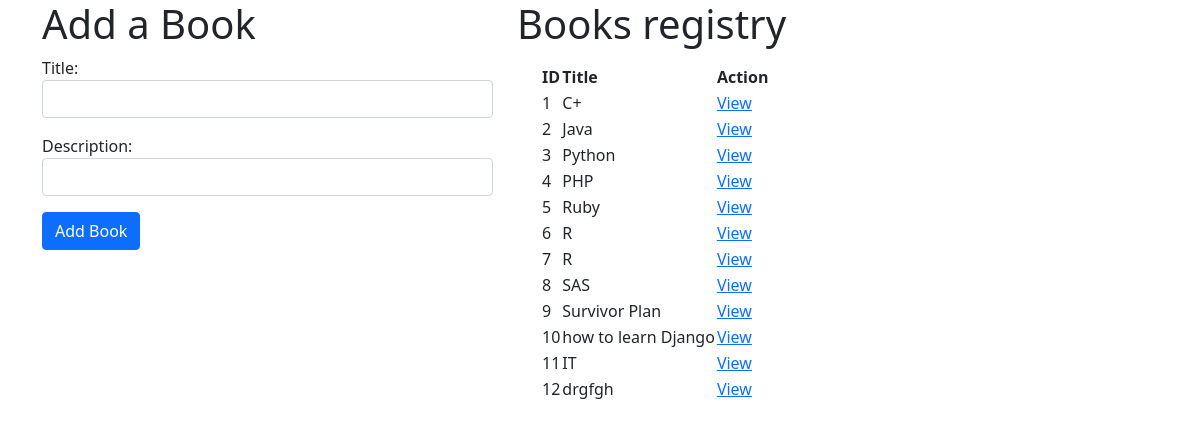
The page / on the database its author committed.
### books_author_app/models.py (models this page shows, shortened)
class Book(models.Model):
    title = models.CharField(max_length=255)
    desc = models.TextField()
    created_at = models.DateTimeField(auto_now_add=True)
    updated_at = models.DateTimeField(auto_now=True)

### books_author_app/views.py (the view)
# urls.py: path('', views.index),
def index(request):
    print("*"*40)
    print("Index render")
    context = {
        'books': Book.objects.all()
    }
    return render(request, 'index.html', context)

### books_author_app/templates/index.html (shortened to what this page needs)
<!DOCTYPE html>
<html lang="en">
<head>
    {% load static %}
    <link rel="stylesheet" href="{% static 'css/bootstrap.min.css' %}">
</head>
<body>
    <div class="container">
        <div class="row">
            <div class="col-5">
                <h1>Add a Book</h1>
                <form action="/add_book" method="POST">
                    <div class="mb-3">
                        <label for="title_id" class="form_label">Title:</label>
                        <input type="text" class="form-control" id="title_id" name="title">
                    </div>
                    <div class="mb-3">
                        <label for="descr_id" class="form_label">Description:</label>
                        <input type="text" class="form-control" id="descr_id" name="description">
                    </div>
                    <button type="submit" class="btn btn-primary">Add Book</button>
                </form>
            </div>
            <div class="col-7">
                <h1> Books registry </h1>
                <div class="container mt-3">
                    <table>
                        <tr>
                            <th>ID</th>
                            <th>Title</th>
                            <th>Action</th>
                        </tr>
                        {% for book in books %}
                        <tr>
                            <td>{{book.id}}</td>
                            <td>{{book.title}}</td>
                            <td><a href="/book_info/{{book.id}}">View</a></td>
                        </tr>
                        {% endfor %}
                    </table>
                </div>
            </div>
        </div>
    </div>
</body>
</html>

### rows shown on the page
Book: id "1", title "C+"
Book: id "2", title "Java"
Book: id "3", title "Python"
Book: id "4", title "PHP"
Book: id "5", title "Ruby"
Book: id "6", title "R"
Book: id "7", title "R"
Book: id "8", title "SAS"
Book: id "9", title "Survivor Plan"
Book: id "10", title "how to learn Django"
Book: id "11", title "IT"
Book: id "12", title "drgfgh"
